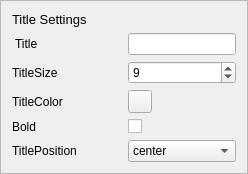
             <widget class="QFrame" name="base_setting_title">
              <property name="frameShape">
               <enum>QFrame::Shape::StyledPanel</enum>
              </property>
              <property name="frameShadow">
               <enum>QFrame::Shadow::Raised</enum>
              </property>
              <layout class="QGridLayout" name="gridLayout_7">
               <item row="0" column="0">
                <widget class="QLabel" name="bs_t_label">
                 <property name="font">
                  <font>
                   <pointsize>10</pointsize>
                  </font>
                 </property>
                 <property name="text">
                  <string>Title Settings</string>
                 </property>
                </widget>
               </item>
               <item row="1" column="0">
                <widget class="QLabel" name="bs_t_title">
                 <property name="minimumSize">
                  <size>
                   <width>110</width>
                   <height>0</height>
                  </size>
                 </property>
                 <property name="maximumSize">
                  <size>
                   <width>100</width>
                   <height>16777215</height>
                  </size>
                 </property>
                 <property name="baseSize">
                  <size>
                   <width>0</width>
                   <height>0</height>
                  </size>
                 </property>
                 <property name="styleSheet">
                  <string notr="true">margin-right: 16px;</string>
                 </property>
                 <property name="text">
                  <string>Title</string>
                 </property>
                </widget>
               </item>
               <item row="4" column="0">
                <widget class="QLabel" name="bs_t_bold">
                 <property name="text">
                  <string>Bold</string>
                 </property>
                </widget>
               </item>
               <item row="2" column="0">
                <widget class="QLabel" name="bs_t_title_size">
                 <property name="minimumSize">
                  <size>
                   <width>100</width>
                   <height>0</height>
                  </size>
                 </property>
                 <property name="text">
                  <string>TitleSize</string>
                 </property>
                </widget>
               </item>
               <item row="5" column="0">
                <widget class="QLabel" name="bs_t_pos">
                 <property name="text">
                  <string>TitlePosition</string>
                 </property>
                </widget>
               </item>
               <item row="3" column="0">
                <widget class="QLabel" name="bs_t_title_color">
                 <property name="minimumSize">
                  <size>
                   <width>100</width>
                   <height>0</height>
                  </size>
                 </property>
                 <property name="text">
                  <string>TitleColor</string>
                 </property>
                </widget>
               </item>
               <item row="5" column="1">
                <widget class="QComboBox" name="bs_t_pos_combo">
                 <item>
                  <property name="text">
                   <string>center</string>
                  </property>
                 </item>
                 <item>
                  <property name="text">
                   <string>left</string>
                  </property>
                 </item>
                 <item>
                  <property name="text">
                   <string>right</string>
                  </property>
                 </item>
                </widget>
               </item>
               <item row="2" column="1">
                <widget class="QSpinBox" name="bs_t_title_size_spin">
                 <property name="minimum">
                  <number>1</number>
                 </property>
                 <property name="value">
                  <number>9</number>
                 </property>
                </widget>
               </item>
               <item row="1" column="1">
                <widget class="QLineEdit" name="bs_t_title_edit_line"/>
               </item>
               <item row="3" column="1">
                <widget class="QToolButton" name="bs_t_title_color_btn">
                 <property name="text">
                  <string/>
                 </property>
                </widget>
               </item>
               <item row="4" column="1">
                <widget class="QCheckBox" name="bs_t_bold_check">
                 <property name="text">
                  <string/>
                 </property>
                </widget>
               </item>
              </layout>
             </widget>
